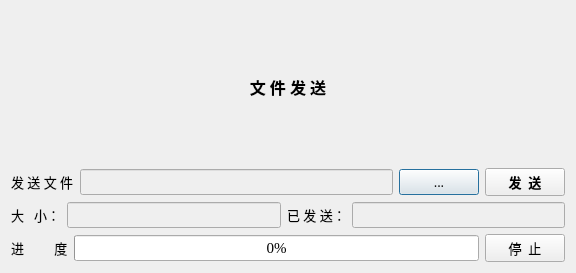
<?xml version="1.0" encoding="UTF-8"?>
<ui version="4.0">
 <class>FileSend</class>
 <widget class="QDialog" name="FileSend">
  <property name="geometry">
   <rect>
    <x>0</x>
    <y>0</y>
    <width>576</width>
    <height>273</height>
   </rect>
  </property>
  <property name="font">
   <font>
    <family>Times New Roman</family>
    <pointsize>11</pointsize>
   </font>
  </property>
  <property name="windowTitle">
   <string>Dialog</string>
  </property>
  <layout class="QGridLayout" name="gridLayout">
   <item row="0" column="0">
    <layout class="QVBoxLayout" name="verticalLayout">
     <item>
      <widget class="QLabel" name="label">
       <property name="font">
        <font>
         <family>微软雅黑</family>
         <pointsize>12</pointsize>
         <weight>75</weight>
         <bold>true</bold>
        </font>
       </property>
       <property name="text">
        <string>文 件 发 送</string>
       </property>
       <property name="alignment">
        <set>Qt::AlignCenter</set>
       </property>
      </widget>
     </item>
     <item>
      <layout class="QHBoxLayout" name="horizontalLayout">
       <item>
        <widget class="QLabel" name="label_2">
         <property name="font">
          <font>
           <family>微软雅黑</family>
           <pointsize>10</pointsize>
          </font>
         </property>
         <property name="text">
          <string>发 送 文 件</string>
         </property>
        </widget>
       </item>
       <item>
        <widget class="QLineEdit" name="sfileNameLineEdit">
         <property name="enabled">
          <bool>false</bool>
         </property>
         <property name="font">
          <font>
           <family>微软雅黑</family>
           <pointsize>10</pointsize>
          </font>
         </property>
         <property name="alignment">
          <set>Qt::AlignCenter</set>
         </property>
         <property name="readOnly">
          <bool>true</bool>
         </property>
        </widget>
       </item>
       <item>
        <widget class="QPushButton" name="openFilePushButton">
         <property name="font">
          <font>
           <family>微软雅黑</family>
           <pointsize>10</pointsize>
          </font>
         </property>
         <property name="text">
          <string>...</string>
         </property>
        </widget>
       </item>
       <item>
        <widget class="QPushButton" name="sendFilePushButton">
         <property name="font">
          <font>
           <family>微软雅黑</family>
           <pointsize>10</pointsize>
           <weight>75</weight>
           <bold>true</bold>
          </font>
         </property>
         <property name="text">
          <string>发  送</string>
         </property>
        </widget>
       </item>
      </layout>
     </item>
     <item>
      <layout class="QHBoxLayout" name="horizontalLayout_2">
       <item>
        <widget class="QLabel" name="label_3">
         <property name="font">
          <font>
           <family>微软雅黑</family>
           <pointsize>10</pointsize>
          </font>
         </property>
         <property name="text">
          <string>大   小：</string>
         </property>
        </widget>
       </item>
       <item>
        <widget class="QLineEdit" name="sfileSizeLineEdit">
         <property name="enabled">
          <bool>false</bool>
         </property>
         <property name="font">
          <font>
           <family>微软雅黑</family>
           <pointsize>10</pointsize>
          </font>
         </property>
         <property name="text">
          <string/>
         </property>
         <property name="alignment">
          <set>Qt::AlignCenter</set>
         </property>
         <property name="readOnly">
          <bool>true</bool>
         </property>
        </widget>
       </item>
       <item>
        <widget class="QLabel" name="label_4">
         <property name="font">
          <font>
           <family>微软雅黑</family>
           <pointsize>10</pointsize>
          </font>
         </property>
         <property name="text">
          <string>已 发 送：</string>
         </property>
        </widget>
       </item>
       <item>
        <widget class="QLineEdit" name="sendSizeLineEdit">
         <property name="enabled">
          <bool>false</bool>
         </property>
         <property name="font">
          <font>
           <family>微软雅黑</family>
           <pointsize>10</pointsize>
          </font>
         </property>
         <property name="text">
          <string/>
         </property>
         <property name="alignment">
          <set>Qt::AlignCenter</set>
         </property>
         <property name="readOnly">
          <bool>true</bool>
         </property>
        </widget>
       </item>
      </layout>
     </item>
     <item>
      <layout class="QHBoxLayout" name="horizontalLayout_3">
       <item>
        <widget class="QLabel" name="label_5">
         <property name="font">
          <font>
           <family>微软雅黑</family>
           <pointsize>10</pointsize>
          </font>
         </property>
         <property name="text">
          <string>进         度</string>
         </property>
        </widget>
       </item>
       <item>
        <widget class="QProgressBar" name="sendProgressBar">
         <property name="value">
          <number>0</number>
         </property>
        </widget>
       </item>
       <item>
        <widget class="QPushButton" name="srvClosePushButton">
         <property name="font">
          <font>
           <family>微软雅黑</family>
           <pointsize>10</pointsize>
          </font>
         </property>
         <property name="text">
          <string>停  止</string>
         </property>
        </widget>
       </item>
      </layout>
     </item>
    </layout>
   </item>
  </layout>
 </widget>
 <resources/>
 <connections/>
</ui>
